Frame 1 (no input): blank canvas, image omitted
Frame 60 (the mouse pressed at the canvas centre just before this capture): blank canvas, image omitted
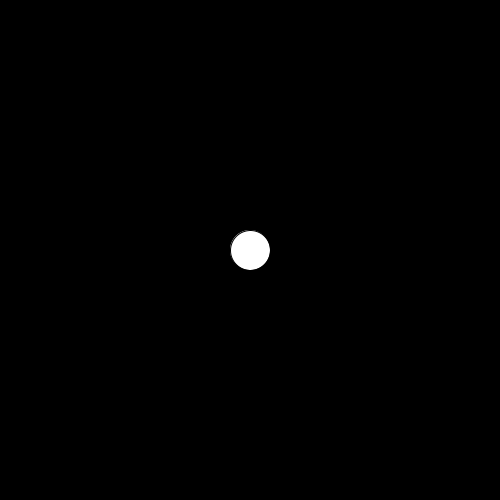
Frame 120 (the mouse held since frame 60 and released just before this capture)

The Processing sketch whose frames 1 and 60 were blank and that drew this single picture after the mouse press (run headless with seeded random() and noise(); from frame 60 on, the mouse is pressed at the canvas centre):

// Processing sketch: agregarFiguras
// ── agregarFiguras.pde
int cantTotal = 100; // tamaño de los arreglos
int cantParcial ; // figuras a mostrar en la ventana
int tam = 40;
float [] px = new float[cantTotal];  
float [] py = new float[cantTotal];
float [] dx = new float[cantTotal]; 
float [] dy = new float[cantTotal];
void setup() {
  size(500, 500);
  for (int i=0; i<cantTotal; i++) {
    dx[i] = random(-2, 2);
    dy[i] = random(-2, 2);
  }
}
void draw() {
  background(0);
  for (int i=0; i<cantParcial; i++) {
    ellipse(px[i], py[i], tam, tam);
    // agreguen el código necesario para que reboten en todas direcciones
  }
}
void mousePressed() {
  // cada nueva figura adopta la posición del mouse
  px[cantParcial] = mouseX; 
  py[cantParcial] = mouseY;
  if (cantParcial<cantTotal-1) {
    cantParcial++;
  }
}
